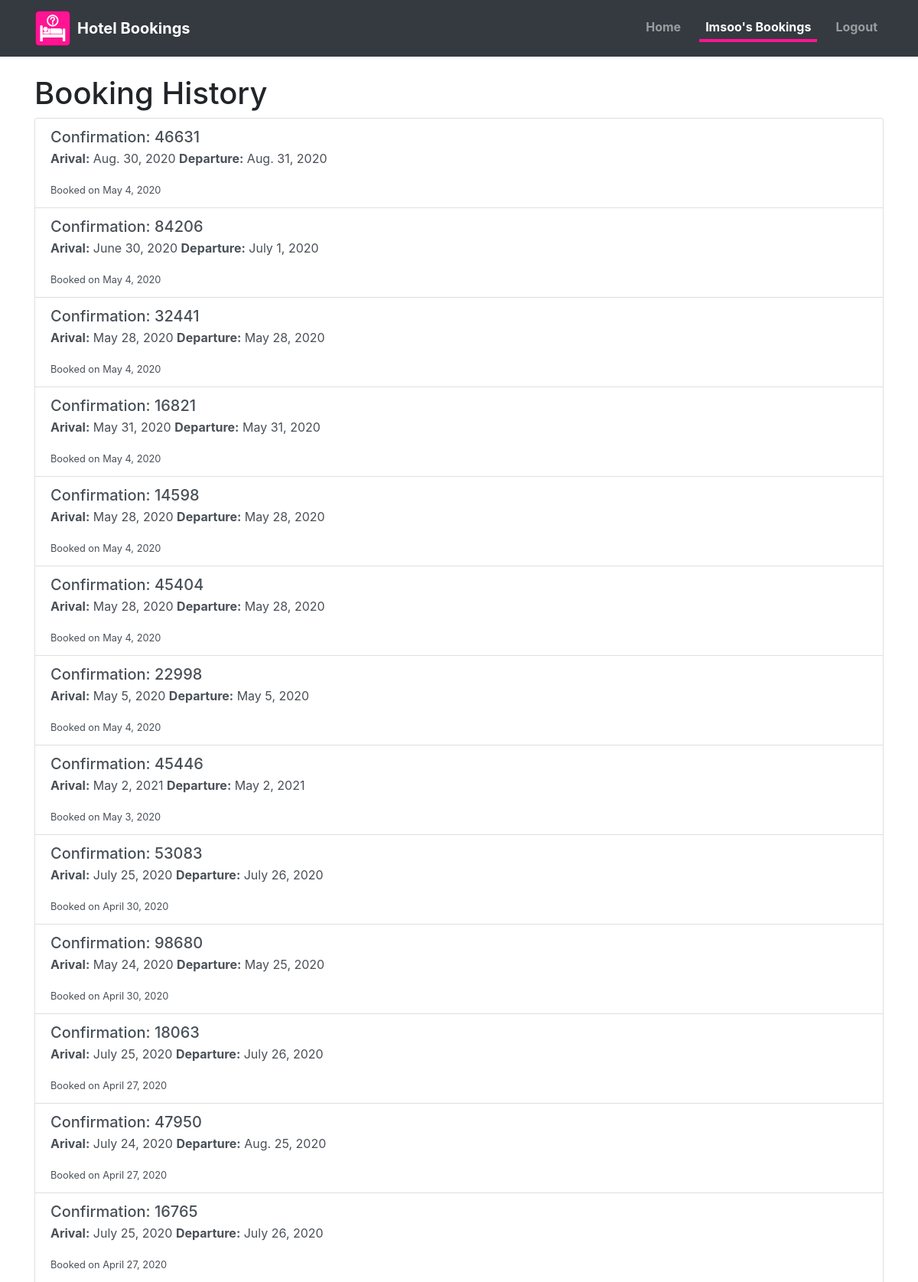
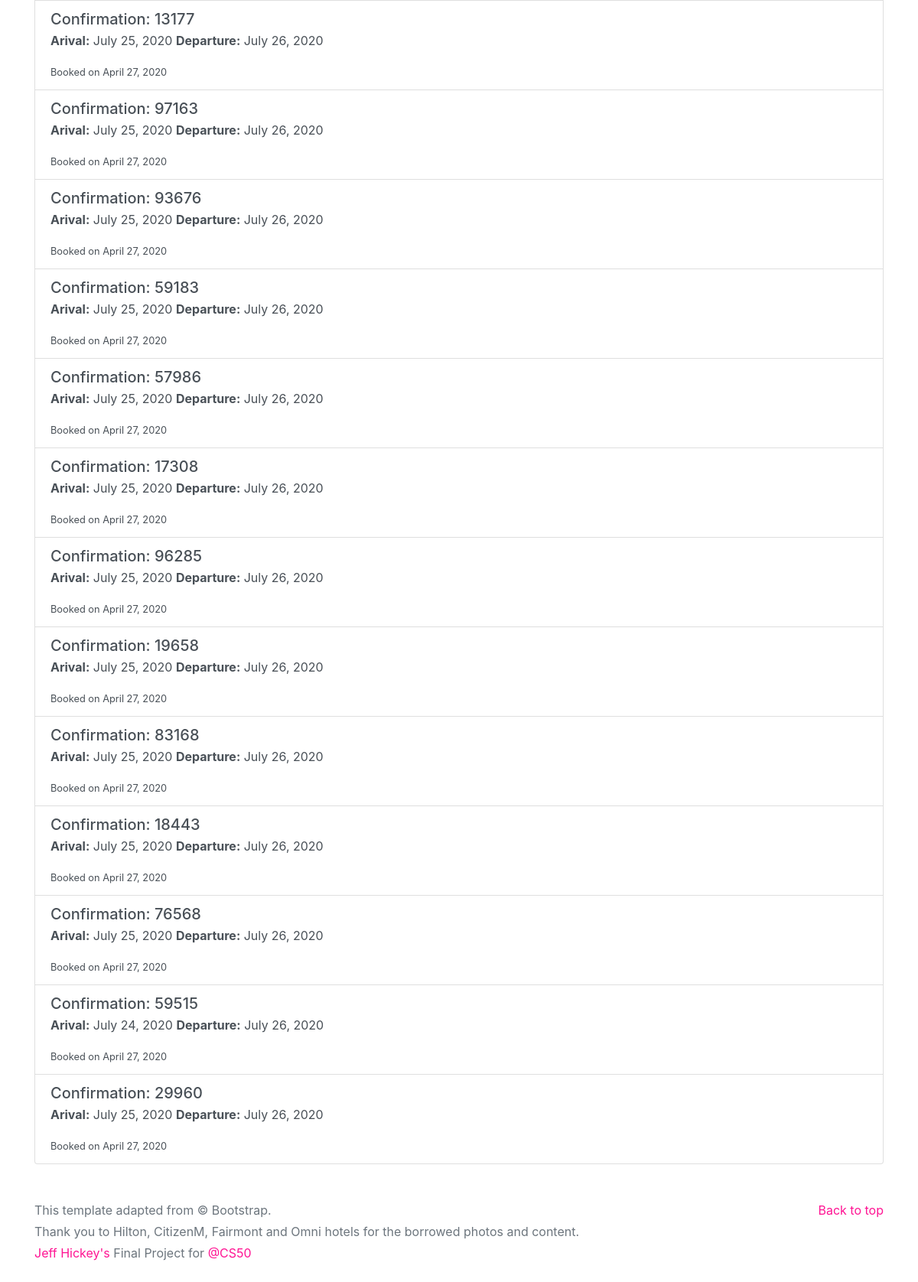
The app's page /history (signed in), older data (2 pictures, top to bottom).
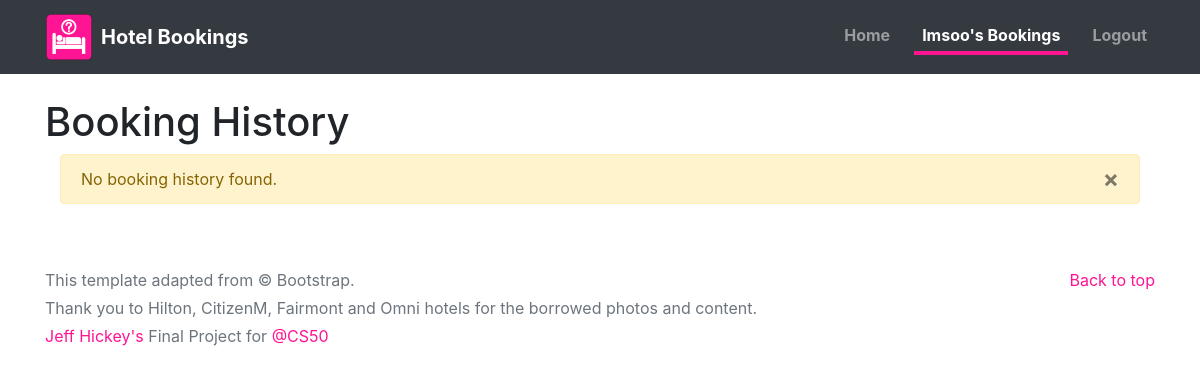
The same page, newer data.
### hotel/models.py (models this page shows)
class User(AbstractUser):
    pass

class Booking(models.Model):
    create_date = models.DateTimeField(auto_now=True)
    confirmation = models.PositiveIntegerField()
    user = models.ForeignKey(User, on_delete=models.CASCADE,
                             related_name='guest')
    full_name = models.CharField(max_length=64)
    arrival_date = models.DateField()
    departure_date = models.DateField()
    phone_number = models.CharField(max_length=64)
    room = models.ForeignKey(Room, on_delete=models.CASCADE,
                             related_name='room_booked')
    hotel = models.ForeignKey('Hotel', on_delete=models.CASCADE,
                              related_name='hotel_booked')
    price_booked = models.DecimalField(max_digits=6, decimal_places=0,
                                       default=0)

### hotel/views.py (the view)
# urls.py: path("history", views.history, name="history"),
@login_required
def history(request):
    try:
        user = User.objects.get(pk=request.user.id)
        history = Booking.objects.filter(user=user).all().order_by(
            "-create_date")
        if not history:
            messages.add_message(request, messages.WARNING,
                                 "No booking history found.")
    except User.DoesNotExist:
        print('User does not exist.')
        messages.add_message(request, messages.WARNING,
                             "No User found, please login.")
    return render(request, "hotel/history.html",
                  {"history": history, "history_page": "active"})

### hotel/templates/hotel/history.html (shortened to what this page needs)
{% extends "hotel/layout.html" %}
{% load static %}
{% block body %}
    <div class="container mt-4">
        <h1>Booking History</h1>
        {% include 'hotel/messages.html' %}
        <div class="list-group mt-2">
            {% for booking in history %}
                {% ifchanged booking.confirmation %}
                <a href="{% url 'booking' booking.confirmation %}"
                   class="list-group-item list-group-item-action flex-column align-items-start">
                    <div class="d-flex w-100 justify-content-between">
                        <h5 class="mb-1">Confirmation: {{ booking.confirmation }}</h5>
                    </div>
                    <p class="text-left"><b>Arival:</b> {{ booking.arrival_date|date }}
                        <b>Departure:</b> {{ booking.departure_date|date }}
                    </p>
                    <small class="text-left">Booked on {{ booking.create_date|date }}</small>
                </a>
                {% endifchanged %}
            {% endfor %}
        </div>
    </div>
{% endblock %}

### hotel/templates/hotel/layout.html (shortened to what this page needs)
{% load static %}
<!doctype html>
<html lang="en">
<head>
    <link rel="stylesheet" href="https://stackpath.bootstrapcdn.com/bootstrap/4.4.1/css/bootstrap.min.css"
>
    <link href="{% static 'hotel/hotel.css' %}" rel="stylesheet">
</head>
<body>
<header>
    <nav class="navbar navbar-expand-md navbar-dark bg-dark">
        <div class="container d-flex justify-content-between">
            <a href="{% url 'index' %}" class="navbar-brand d-flex align-items-center">
                <img src="/static/hotel/hotel-icon.png" class="mr-2"/>
                <strong>Hotel Bookings</strong>
            </a>
            <div class="navbar-nav nav-item">
                <a class="nav-link {{ home_page }}" href="{% url 'index' %}">Home</a>
                {% if user.is_authenticated %}
                    <a class="nav-link {{ history_page }}" href="{% url 'history' %}">
                        {% if user.first_name %}
                            {{ user.first_name }}'s Bookings
                        {% elif not user.first_name %}
                            My Bookings
                        {% endif %}
                    </a>
                    <a class="nav-link {{ logout_page }}" href="{% url 'logout' %}">Logout</a>
                {% else %}
                    <a class="nav-link {{ login_page }}" href="{% url 'login' %}">Login to Book</a>
                    <a class="nav-link {{ register_page }}" href="{% url 'register' %}">Register</a>
                {% endif %}
            </div>
        </div>
    </nav>
</header>
<main role="main">
    {% block body %}
    {% endblock %}
</main>
<footer class="text-muted">
    <div class="container">
        <p class="float-right">
            <a href="#">Back to top</a>
        </p>
        <p>This template adapted from &copy; Bootstrap.</p>
        <p>Thank you to Hilton, CitizenM, Fairmont
            and Omni hotels for the borrowed photos and content.</p>
        <p><a href="http://github.com/jeff-hickey">Jeff Hickey's</a> Final Project for <a
                href="https://www.instagram.com/cs50">@CS50</a></p>
    </div>
</footer>
</body>
</html>

### hotel/templates/hotel/messages.html (shortened to what this page needs)
{% if messages %}
    <div class="container">
        {% for message in messages %}
            <div class="alert alert-{{ message.tags }}" role="alert">
                <button type="button" class="close" data-dismiss="alert" aria-label="Close">
                    <span aria-hidden="true">&times;</span>
                </button>
                {{ message |safe }}
            </div>
        {% endfor %}
    </div>
{% endif %}

### hotel/static/hotel/hotel.css (style rules this page uses)
:root { --jumbotron-padding-y: 3rem; }
footer { padding-top: 3rem; padding-bottom: 3rem; }
footer p { margin-bottom: .25rem; }
a, a:focus, a:hover { color: deeppink; }
.nav-link { padding: .25rem 0; font-weight: 700; color: aliceblue; background-color: transparent; border-bottom: .25rem solid transparent; }
.nav-link + .nav-link { margin-left: 1rem; }
.active { color: #fff; border-bottom-color: deeppink; }

Row changes from the older to the newer data that the page shows:
removed Booking: confirmation "46631", arrival_date "Aug. 30, 2020", departure_date "Aug. 31, 2020", create_date "May 4, 2020"
removed Booking: confirmation "84206", arrival_date "June 30, 2020", departure_date "July 1, 2020", create_date "May 4, 2020"
removed Booking: confirmation "32441", arrival_date "May 28, 2020", departure_date "May 28, 2020", create_date "May 4, 2020"
removed Booking: confirmation "16821", arrival_date "May 31, 2020", departure_date "May 31, 2020", create_date "May 4, 2020"
removed Booking: confirmation "14598", arrival_date "May 28, 2020", departure_date "May 28, 2020", create_date "May 4, 2020"
removed Booking: confirmation "45404", arrival_date "May 28, 2020", departure_date "May 28, 2020", create_date "May 4, 2020"
removed Booking: confirmation "22998", arrival_date "May 5, 2020", departure_date "May 5, 2020", create_date "May 4, 2020"
removed Booking: confirmation "45446", arrival_date "May 2, 2021", departure_date "May 2, 2021", create_date "May 3, 2020"
removed Booking: confirmation "53083", arrival_date "July 25, 2020", departure_date "July 26, 2020", create_date "April 30, 2020"
removed Booking: confirmation "98680", arrival_date "May 24, 2020", departure_date "May 25, 2020", create_date "April 30, 2020"
removed Booking: confirmation "18063", arrival_date "July 25, 2020", departure_date "July 26, 2020", create_date "April 27, 2020"
removed Booking: confirmation "47950", arrival_date "July 24, 2020", departure_date "Aug. 25, 2020", create_date "April 27, 2020"
removed Booking: confirmation "16765", arrival_date "July 25, 2020", departure_date "July 26, 2020", create_date "April 27, 2020"
removed Booking: confirmation "13177", arrival_date "July 25, 2020", departure_date "July 26, 2020", create_date "April 27, 2020"
removed Booking: confirmation "97163", arrival_date "July 25, 2020", departure_date "July 26, 2020", create_date "April 27, 2020"
removed Booking: confirmation "93676", arrival_date "July 25, 2020", departure_date "July 26, 2020", create_date "April 27, 2020"
removed Booking: confirmation "59183", arrival_date "July 25, 2020", departure_date "July 26, 2020", create_date "April 27, 2020"
removed Booking: confirmation "57986", arrival_date "July 25, 2020", departure_date "July 26, 2020", create_date "April 27, 2020"
removed Booking: confirmation "17308", arrival_date "July 25, 2020", departure_date "July 26, 2020", create_date "April 27, 2020"
removed Booking: confirmation "96285", arrival_date "July 25, 2020", departure_date "July 26, 2020", create_date "April 27, 2020"
removed Booking: confirmation "19658", arrival_date "July 25, 2020", departure_date "July 26, 2020", create_date "April 27, 2020"
removed Booking: confirmation "83168", arrival_date "July 25, 2020", departure_date "July 26, 2020", create_date "April 27, 2020"
removed Booking: confirmation "18443", arrival_date "July 25, 2020", departure_date "July 26, 2020", create_date "April 27, 2020"
removed Booking: confirmation "76568", arrival_date "July 25, 2020", departure_date "July 26, 2020", create_date "April 27, 2020"
removed Booking: confirmation "59515", arrival_date "July 24, 2020", departure_date "July 26, 2020", create_date "April 27, 2020"
removed Booking: confirmation "29960", arrival_date "July 25, 2020", departure_date "July 26, 2020", create_date "April 27, 2020"
Text that changed along with them:
new list line: "× No booking history found."
